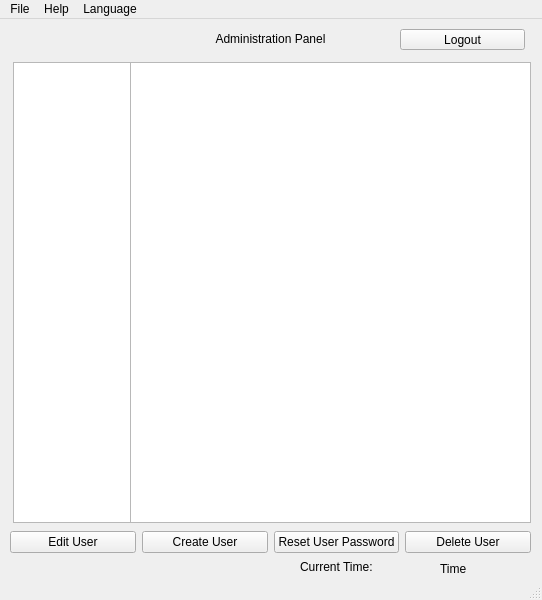
<?xml version="1.0" encoding="UTF-8"?>
<ui version="4.0">
 <class>AdminWindow</class>
 <widget class="QMainWindow" name="AdminWindow">
  <property name="geometry">
   <rect>
    <x>0</x>
    <y>0</y>
    <width>542</width>
    <height>600</height>
   </rect>
  </property>
  <property name="windowTitle">
   <string>MainWindow</string>
  </property>
  <widget class="QWidget" name="centralwidget">
   <widget class="QLabel" name="currrenTimeLabel">
    <property name="geometry">
     <rect>
      <x>300</x>
      <y>540</y>
      <width>101</width>
      <height>16</height>
     </rect>
    </property>
    <property name="text">
     <string>Current Time:</string>
    </property>
   </widget>
   <widget class="QLabel" name="actualTimeLabel">
    <property name="geometry">
     <rect>
      <x>440</x>
      <y>540</y>
      <width>151</width>
      <height>20</height>
     </rect>
    </property>
    <property name="text">
     <string>Time</string>
    </property>
   </widget>
   <widget class="QLabel" name="adminLabel">
    <property name="geometry">
     <rect>
      <x>20</x>
      <y>10</y>
      <width>501</width>
      <height>20</height>
     </rect>
    </property>
    <property name="text">
     <string>Administration Panel</string>
    </property>
    <property name="alignment">
     <set>Qt::AlignCenter</set>
    </property>
   </widget>
   <widget class="QWidget" name="layoutWidget">
    <property name="geometry">
     <rect>
      <x>10</x>
      <y>510</y>
      <width>521</width>
      <height>26</height>
     </rect>
    </property>
    <layout class="QHBoxLayout" name="horizontalLayout">
     <item>
      <widget class="QPushButton" name="editUser">
       <property name="text">
        <string>Edit User</string>
       </property>
       <property name="icon">
        <iconset resource="img.qrc">
         <normaloff>:/img/img/username.png</normaloff>:/img/img/username.png</iconset>
       </property>
      </widget>
     </item>
     <item>
      <widget class="QPushButton" name="createUserButton">
       <property name="text">
        <string>Create User</string>
       </property>
       <property name="icon">
        <iconset resource="img.qrc">
         <normaloff>:/img/img/new.png</normaloff>:/img/img/new.png</iconset>
       </property>
      </widget>
     </item>
     <item>
      <widget class="QPushButton" name="resetUserPasswordButton">
       <property name="text">
        <string>Reset User Password</string>
       </property>
       <property name="icon">
        <iconset resource="img.qrc">
         <normaloff>:/img/img/passkey.png</normaloff>:/img/img/passkey.png</iconset>
       </property>
      </widget>
     </item>
     <item>
      <widget class="QPushButton" name="DeleteUser">
       <property name="text">
        <string>Delete User</string>
       </property>
       <property name="icon">
        <iconset resource="img.qrc">
         <normaloff>:/img/img/wrong.png</normaloff>:/img/img/wrong.png</iconset>
       </property>
      </widget>
     </item>
    </layout>
   </widget>
   <widget class="QTableView" name="usernameView">
    <property name="geometry">
     <rect>
      <x>13</x>
      <y>43</y>
      <width>121</width>
      <height>461</height>
     </rect>
    </property>
   </widget>
   <widget class="QTableView" name="everythingElse">
    <property name="geometry">
     <rect>
      <x>130</x>
      <y>43</y>
      <width>401</width>
      <height>461</height>
     </rect>
    </property>
   </widget>
   <widget class="QPushButton" name="Logout">
    <property name="geometry">
     <rect>
      <x>400</x>
      <y>10</y>
      <width>125</width>
      <height>21</height>
     </rect>
    </property>
    <property name="text">
     <string>Logout</string>
    </property>
    <property name="icon">
     <iconset resource="img.qrc">
      <normaloff>:/img/img/logout.png</normaloff>:/img/img/logout.png</iconset>
    </property>
   </widget>
   <widget class="QLabel" name="admin">
    <property name="geometry">
     <rect>
      <x>0</x>
      <y>0</y>
      <width>800</width>
      <height>237</height>
     </rect>
    </property>
    <property name="text">
     <string/>
    </property>
    <property name="pixmap">
     <pixmap resource="img.qrc">:/img/img/admin.png</pixmap>
    </property>
   </widget>
   <widget class="QLabel" name="background">
    <property name="geometry">
     <rect>
      <x>50</x>
      <y>190</y>
      <width>800</width>
      <height>237</height>
     </rect>
    </property>
    <property name="text">
     <string/>
    </property>
    <property name="pixmap">
     <pixmap resource="img.qrc">:/img/img/background.png</pixmap>
    </property>
   </widget>
  </widget>
  <widget class="QMenuBar" name="menubar">
   <property name="geometry">
    <rect>
     <x>0</x>
     <y>0</y>
     <width>542</width>
     <height>21</height>
    </rect>
   </property>
   <widget class="QMenu" name="menuFile">
    <property name="title">
     <string>File</string>
    </property>
    <addaction name="actionExit"/>
   </widget>
   <widget class="QMenu" name="menuHelp">
    <property name="title">
     <string>Help</string>
    </property>
    <addaction name="actionAbout"/>
   </widget>
   <widget class="QMenu" name="menuLanguage">
    <property name="title">
     <string>Language</string>
    </property>
    <addaction name="actionSpanish"/>
   </widget>
   <addaction name="menuFile"/>
   <addaction name="menuHelp"/>
   <addaction name="menuLanguage"/>
  </widget>
  <widget class="QStatusBar" name="statusbar"/>
  <action name="actionAbout">
   <property name="text">
    <string>About</string>
   </property>
  </action>
  <action name="actionExit">
   <property name="text">
    <string>Exit</string>
   </property>
  </action>
  <action name="actionSpanish">
   <property name="text">
    <string>Spanish</string>
   </property>
  </action>
 </widget>
 <resources>
  <include location="img.qrc"/>
 </resources>
 <connections/>
</ui>
